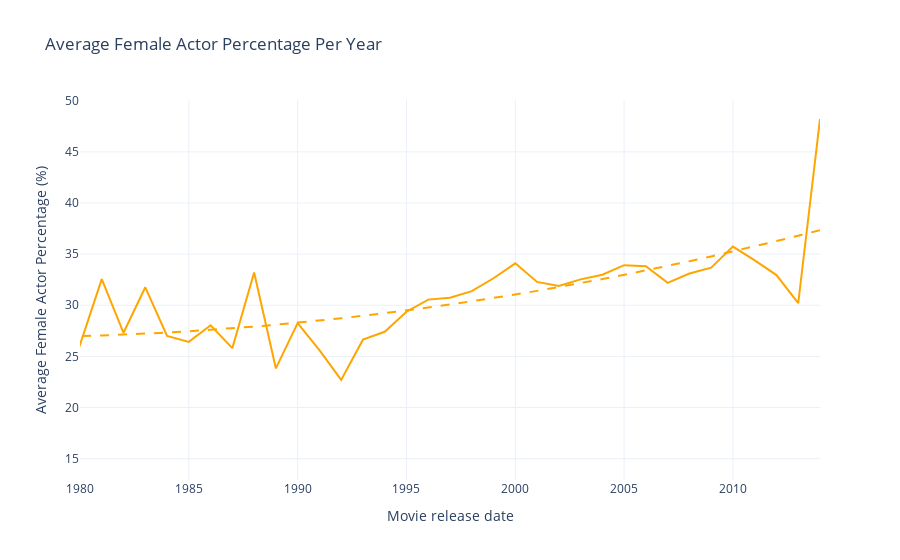

Source (notebook cell):
### Code cell
eda.plot_female_percentage(columns= ["Movie_release_date"], plot_type="Line")

### Figure 1 — Plotly figure (JSON) as saved in the notebook; plotly's stock layout.template omitted (floating-point values rounded to 4 significant figures)
{"data": [{"hovertemplate": "Movie release date=%{x}<br>Average Female Actor Percentage (%)=%{y}<extra></extra>", "legendgroup": "", "line": {"color": "orange", "dash": "solid"}, "marker": {"symbol": "circle"}, "mode": "lines", "name": "", "orientation": "v", "showlegend": false, "type": "scatter", "x": [1971, 1972, 1973, 1974, 1975, 1976, 1977, 1978, 1979, 1980, 1981, 1982, 1983, 1984, 1985, 1986, 1987, 1988, 1989, 1990, 1991, 1992, 1993, 1994, 1995, 1996, 1997, 1998, 1999, 2000, 2001, 2002, 2003, 2004, 2005, 2006, 2007, 2008, 2009, 2010, 2011, 2012, 2013, 2014], "xaxis": "x", "y": [21.97, 27.97, 33.12, 24.29, 14.77, 30.01, 25.8, 43.12, 20.2, 26.16, 32.56, 27.31, 31.76, 27.0, 26.42, 28.05, 25.81, 33.2, 23.82, 28.25, 25.62, 22.7, 26.64, 27.4, 29.37, 30.55, 30.73, 31.38, 32.64, 34.1, 32.28, 31.88, 32.53, 32.98, 33.92, 33.82, 32.19, 33.11, 33.68, 35.74, 34.39, 32.95, 30.22, 48.22], "yaxis": "y"}, {"line": {"color": "orange", "dash": "dash"}, "mode": "lines", "name": "Polynomial trend", "type": "scatter", "x": [1971, 1972, 1973, 1974, 1975, 1976, 1977, 1978, 1979, 1980, 1981, 1982, 1983, 1984, 1985, 1986, 1987, 1988, 1989, 1990, 1991, 1992, 1993, 1994, 1995, 1996, 1997, 1998, 1999, 2000, 2001, 2002, 2003, 2004, 2005, 2006, 2007, 2008, 2009, 2010, 2011, 2012, 2013, 2014], "y": [27.04, 26.98, 26.93, 26.89, 26.87, 26.86, 26.87, 26.89, 26.93, 26.98, 27.05, 27.13, 27.22, 27.33, 27.46, 27.59, 27.75, 27.91, 28.1, 28.29, 28.5, 28.73, 28.97, 29.22, 29.49, 29.77, 30.07, 30.38, 30.71, 31.05, 31.41, 31.78, 32.16, 32.56, 32.97, 33.4, 33.85, 34.3, 34.77, 35.26, 35.76, 36.28, 36.8, 37.35]}], "layout": {"legend": {"tracegroupgap": 0}, "showlegend": false, "title": {"text": "Average Female Actor Percentage Per Year"}, "xaxis": {"anchor": "y", "domain": [0, 1], "range": [1980, 2014], "title": {"text": "Movie release date"}}, "yaxis": {"anchor": "x", "domain": [0, 1], "title": {"text": "Average Female Actor Percentage (%)"}}}}
